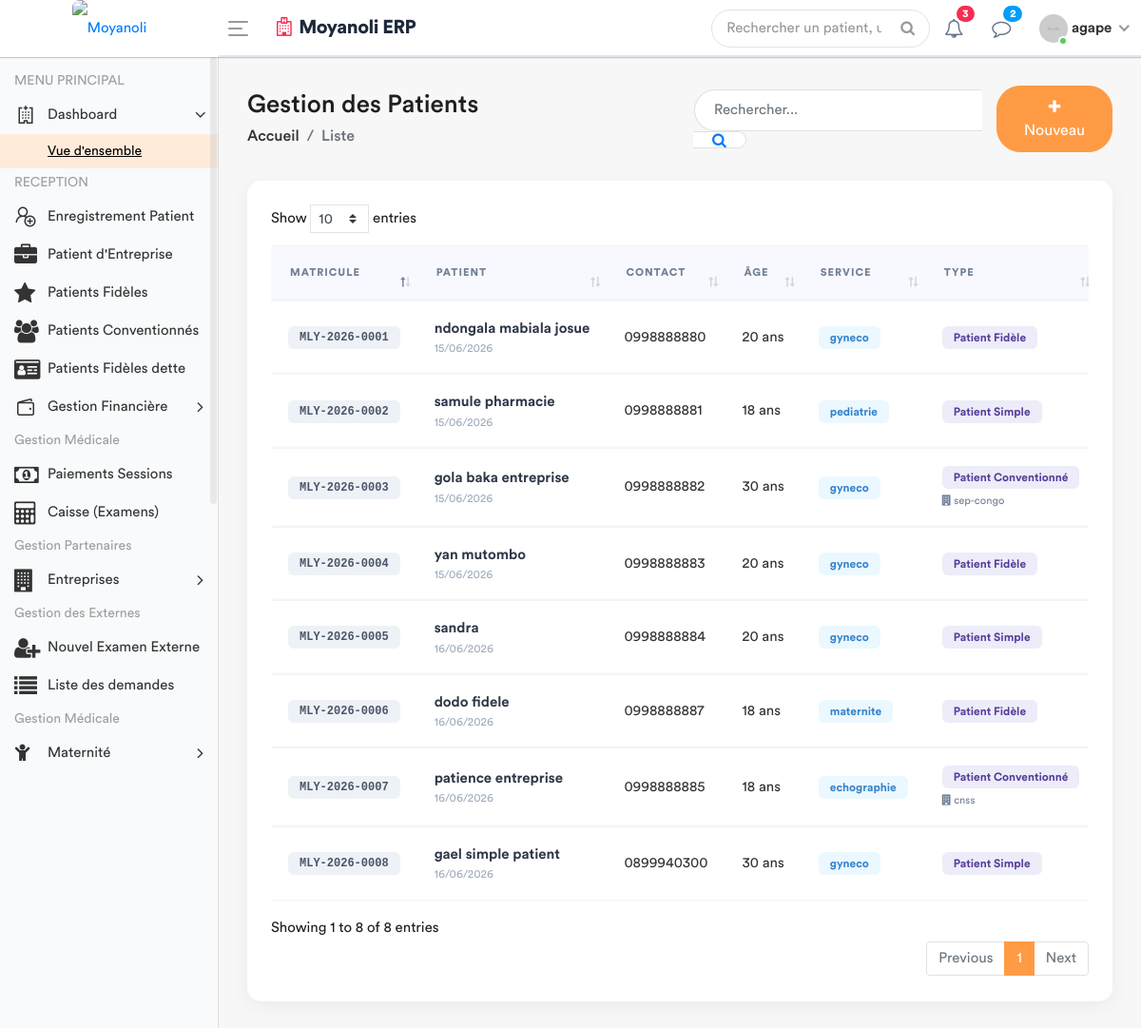
/patients/enregistrement/ (signed in), run on an earlier commit of the app's database.
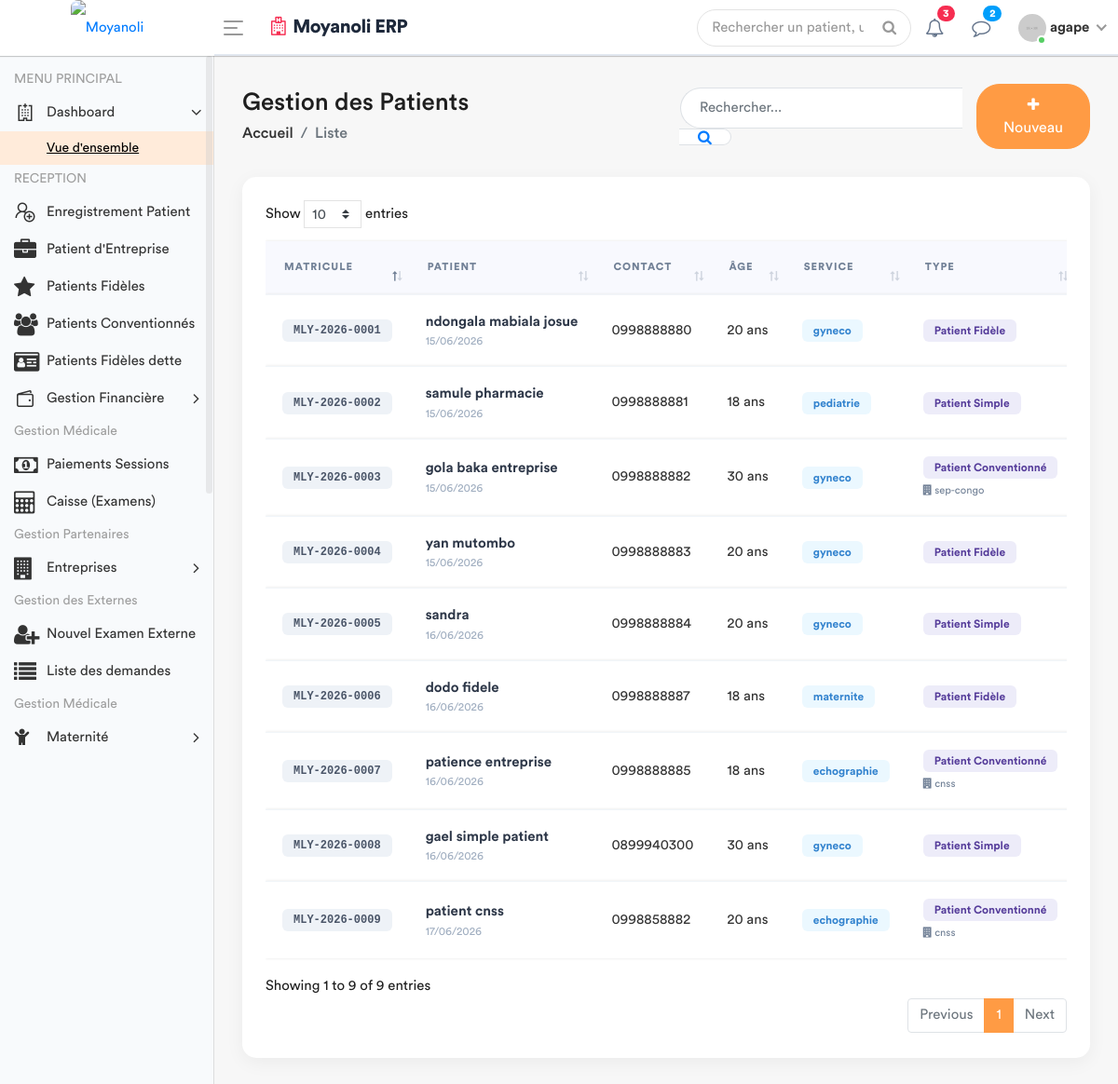
And on a later commit of the database.
### apps/models.py (models this page shows, shortened)
class Patient(models.Model):
    TYPE_CHOICES = [
        ('SIMPLE', 'Patient Simple'),
        ('FIDELE', 'Patient Fidèle'),
        ('CONVENTIONNE', 'Patient Conventionné'),
    ]
    code_patient = models.CharField(max_length=20, unique=True, editable=False)
    noms = models.CharField(max_length=100)
    service = models.ForeignKey('Service', on_delete=models.PROTECT, related_name='patients', null=True)
    sexe = models.CharField(max_length=1, choices=[('M', 'Masculin'), ('F', 'Féminin')])
    age = models.CharField(max_length=30)
    adresse = models.TextField()
    telephone = models.CharField(max_length=20)
    type_patient = models.CharField(max_length=15, choices=TYPE_CHOICES, default='SIMPLE')
    a_carte_fidelite = models.BooleanField(default=False, verbose_name="Possède carte de fidélité")
    entreprise = models.ForeignKey(
        'Entreprise',
        on_delete=models.SET_NULL,
        null=True,
        blank=True,
        related_name='patients',
        verbose_name="Entreprise (si conventionné)"
    )
    fiche_payee = models.BooleanField(default=False)
    created_by = models.ForeignKey(User, on_delete=models.SET_NULL, null=True, related_name='patients_crees')
    date_creation = models.DateTimeField(auto_now_add=True)
    date_modification = models.DateTimeField(auto_now=True)

class Service(models.Model):
    nom = models.CharField(max_length=100, unique=True)
    description = models.TextField(blank=True, null=True)
    date_creation = models.DateTimeField(default=timezone.now)
    def __str__(self):
        return self.nom
    class Meta:
        verbose_name = "Service"
        verbose_name_plural = "Services"

class Entreprise(models.Model):
    nom = models.CharField(max_length=255, verbose_name="Nom de l'entreprise")
    contact_responsable = models.CharField(max_length=100, verbose_name="Numéro du responsable")
    date_enregistrement = models.DateTimeField(default=timezone.now, verbose_name="Date d'enregistrement")
    dette_mensuelle = models.DecimalField(
        max_digits=15,
        decimal_places=2,
        default=Decimal('0.00'),
        verbose_name="Dette mensuelle",
        null = True ,
        blank = True
    )
    def __str__(self):
        return self.nom

### apps/views.py (the view)
# urls.py: path('patients/enregistrement/', views.enregistrement_patient, name='enregistrement_patient'),
@login_required
def enregistrement_patient(request):
    patients = Patient.objects.select_related('entreprise', 'created_by').all().order_by('-date_creation')
    if request.method == 'POST':
        form = PatientForm(request.POST)
        if form.is_valid():
            try:
                patient = form.save(commit=False)
                patient.created_by = request.user
                if patient.entreprise:
                    patient.type_patient = 'CONVENTIONNE'
                patient.save()
                messages.success(request, f"Patient {patient.noms} enregistré avec succès.")
                return redirect('enregistrement_patient')
            except Exception as e:
                messages.error(request, f"Erreur lors de l'enregistrement : {str(e)}")
        else:
            for field, errors in form.errors.items():
                for error in errors:
                    messages.error(request, f"{field.capitalize()}: {error}")
    else:
        form = PatientForm()
    role_obj = Fonction.objects.filter(userKey=request.user).first()
    fonctionKey = role_obj.fonctionKey.roleName if (role_obj and role_obj.fonctionKey) else "Invité"
    return render(request, 'back-end/patient/enregistrement_patient.html', {
        'patients': patients,
        'form': form,
        'fonctionKey': fonctionKey
    })

### apps/forms.py (shortened to what this page needs)
class PatientForm(forms.ModelForm):
    class Meta:
        model = Patient
        fields = ['noms', 'sexe', 'age', 'adresse', 'telephone', 'service']
        widgets = {
            'noms': forms.TextInput(attrs={
                'class': 'form-control',
                'placeholder': 'Nom, Post-nom et Prénom'
            }),
            'sexe': forms.Select(attrs={
                'class': 'form-control'
            }),
            'age': forms.TextInput(attrs={
                'class': 'form-control',
                'placeholder': 'Ex: 25 ans ou 8 mois'
            }),
            'telephone': forms.TextInput(attrs={
                'class': 'form-control',
                'placeholder': 'Ex: +243...'
            }),
            'adresse': forms.Textarea(attrs={
                'class': 'form-control',
                'rows': 2,
                'placeholder': 'Adresse de résidence'
            }),
            'service': forms.Select(attrs={
                'class': 'form-control'
            }),
        }

### apps/templates/back-end/patient/enregistrement_patient.html (shortened to what the changed rows need)
<!DOCTYPE html>
{% load static %}
<html lang="fr">
<head>
    {% include 'back-end/includes/css.html' %}
</head>
<body>
    <div class="main-wrapper">
        <div class="page-wrapper">
            <div class="content container-fluid">
                <div class="row">
                    <div class="col-md-12">
                        <div class="table-container">
                            <div class="table-responsive">
                                <table class="table custom-table" id="myTable">
                                    <thead>
                                        <tr>
                                            <th>Matricule</th>
                                            <th>Patient</th>
                                            <th>Contact</th>
                                            <th>Âge</th>
                                            <th>Service</th>
                                            <th>Type</th>
                                        </tr>
                                    </thead>
                                    <tbody>
                                        {% for patient in patients %}
                                        <tr>
                                            <td><span class="badge badge-soft-info badge-modern" style="background:#eef2f7; color:#4a5568; font-family:monospace;">{{ patient.code_patient }}</span></td>
                                            <td>
                                                <div style="font-weight: 600; color: #2d3748;">{{ patient.noms }}</div>
                                                <div style="font-size: 0.75rem; color: #a0aec0;">{{ patient.date_creation|date:"d/m/Y" }}</div>
                                            </td>
                                            <td>{{ patient.telephone }}</td>
                                            <td>{{ patient.age }} ans</td>
                                            <td><span class="badge badge-modern" style="color: #3182ce; background: #ebf8ff;">{{ patient.service }}</span></td>
                                            <td>
                                                <span class="badge badge-modern" style="color: #553c9a; background: #edecf9;">{{ patient.get_type_patient_display }}</span>
                                                {% if patient.type_patient == 'CONVENTIONNE' and patient.entreprise %}
                                                    <div style="font-size: 0.70rem; color: #718096; margin-top: 5px;">
                                                        <i class="fa fa-building"></i> {{ patient.entreprise.nom }}
                                                    </div>
                                                {% endif %}
                                            </td>
                                        </tr>
                                        {% endfor %}
                                    </tbody>
                                </table>
                            </div>
                        </div>
                    </div>
                </div>
            </div>
        </div>
    </div>
</body>
</html>

What changed in the data, as far as the page shows it:
added Patient: code_patient "MLY-2026-0009", noms "patient cnss", date_creation "17/06/2026", telephone "0998858882", age "20", service "echographie", type_patient "Patient Conventionné", entreprise.nom "cnss"
Also different on the page:
text written by a page script: "Show entries Showing 1 to 8 of 8 entries Previous 1 Next" → "Show entries Showing 1 to 9 of 9 entries Previous 1 Next"
